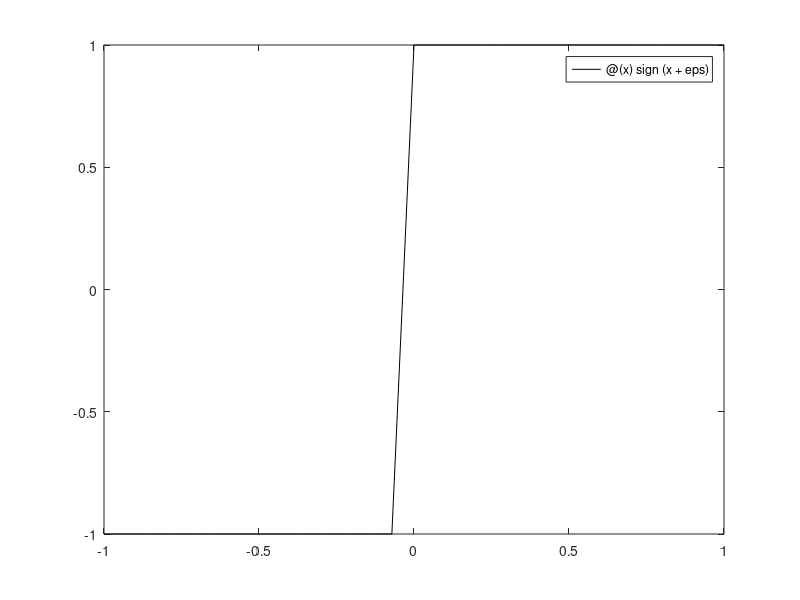

This chart was generated by the following MATLAB code: (Note: this script raises an error after producing the figure.)
%%
% This function is discontinuous at zero. 
f = @(x) sign(x+eps);

%%
fplot(f,[-1 1],'k')
hold on

for k = 1:3
    n = 20*k^2;    t = 2*(-n:n)'/(2*n+1);      
    fplot(triginterp(t,f(t)))
    xlim([-0.05 0.15])          
end
